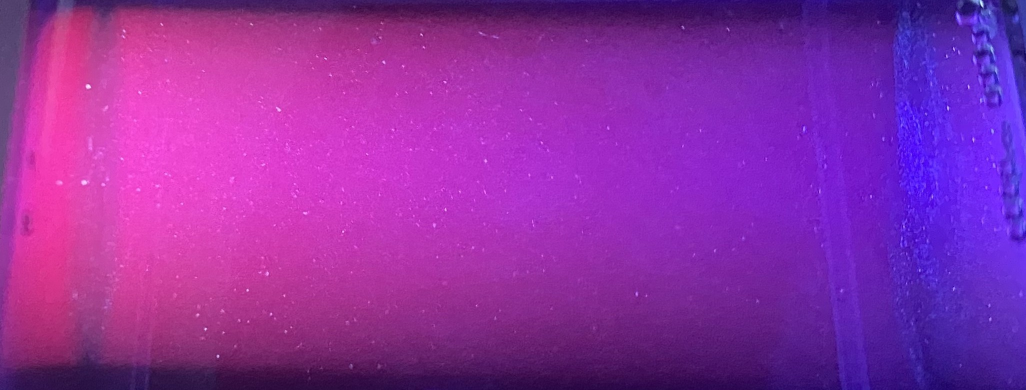
#> input picture docs/Beer-Lambert/Jacob Investigating the Beer-Lambert Law/beam.jpg, 2052 x 780 px (shown at 1/2 size)
$ python SKimage.py
#> lines starting #> are read from the running program, lines starting #| are printed output that depends on the picture
#Written by Jacob J. Edginton
import numpy as np
import matplotlib.image
from skimage import data
import matplotlib.pyplot as plt
from skimage.io import imread, imshow


#load image, different images can be loaded as long as they are in the correct folder, or the path is specified
image=imread('beam.jpg', as_gray=True) #RBG code generated by letting as_gray=False
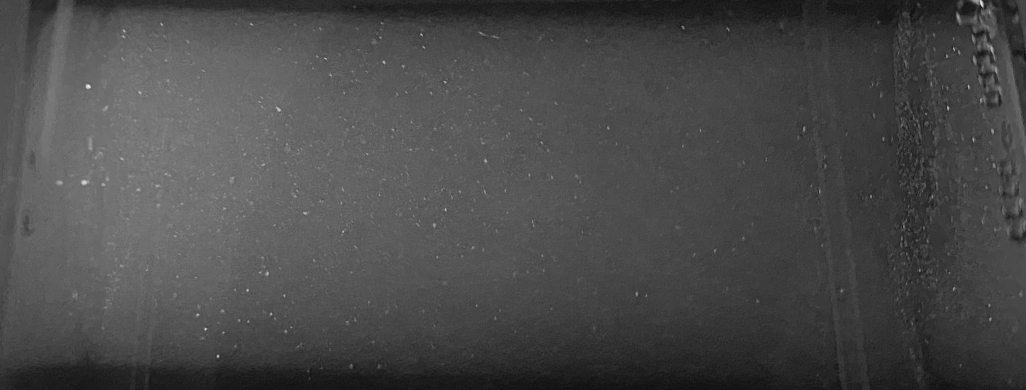
#> image: shape (780, 2052) float64 (shown at 1/2 size); min 0.0347, max 0.952, mean 0.291

#imshow(image) #you can use this to view the image you have loaded


#Define xy plane of object bassed on image array
y = image[500]
#> y = 2052 values, max 0.583 at index 1429, min 0.147 at index 1821, mean 0.328
x=np.array(range(0,len(y)))
#> x = 2052 values from 0 to 2051


#Slice data to the linear region
w = y[(x<1600) & (x>300)]
#> w = 1299 values, max 0.583 at index 1128, min 0.222 at index 1278, mean 0.338
z = x[(x<1600) & (x>300)]
#> z = 1299 values from 301 to 1599


#Fit data to a straight line
fit_im,cov_im = np.polyfit(z,w,1,cov=True)
#> fit_im = [-0.000138, 0.469]; cov_im = [[2.25e-12, -2.13e-09], [-2.13e-09, 2.34e-06]]
sig_0 = np.sqrt(cov_im[0,0]) #The uncertainty in the slope
#> sig_0 = 1.5e-06
sig_1 = np.sqrt(cov_im[1,1]) #The uncertainty in the intercept
#> sig_1 = 0.00153
pSpace=np.poly1d(fit_im)


#Output relevant parameters
print('Slope = %.3e +/- %.3e' %(fit_im[0],sig_0))
#| Slope = -1.379e-04 +/- 1.499e-06
print('Intercept = %.3e +/- %.3e' %(fit_im[1],sig_1))
#| Intercept = 4.690e-01 +/- 1.531e-03

#Plot fitted data
plt.xlabel('X - Position (cm)')
plt.plot(z,w,color='#ff781f')
plt.plot(z,pSpace(z))
plt.show()
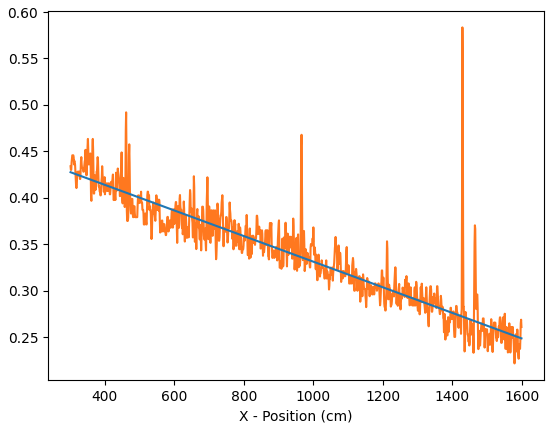
#> figure drawn by matplotlib, 1 panel; curve peaks at x = 1429, y = 0.583; curve peaks at x = 301, y = 0.428
